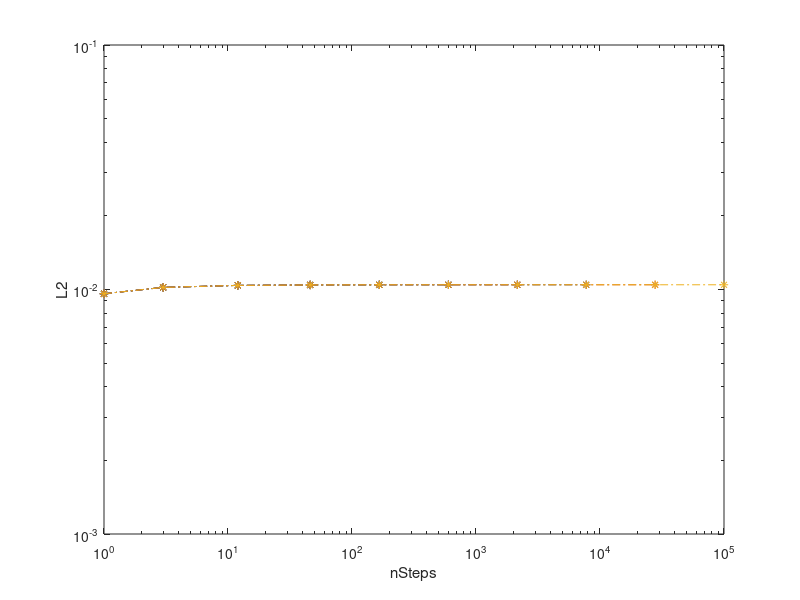
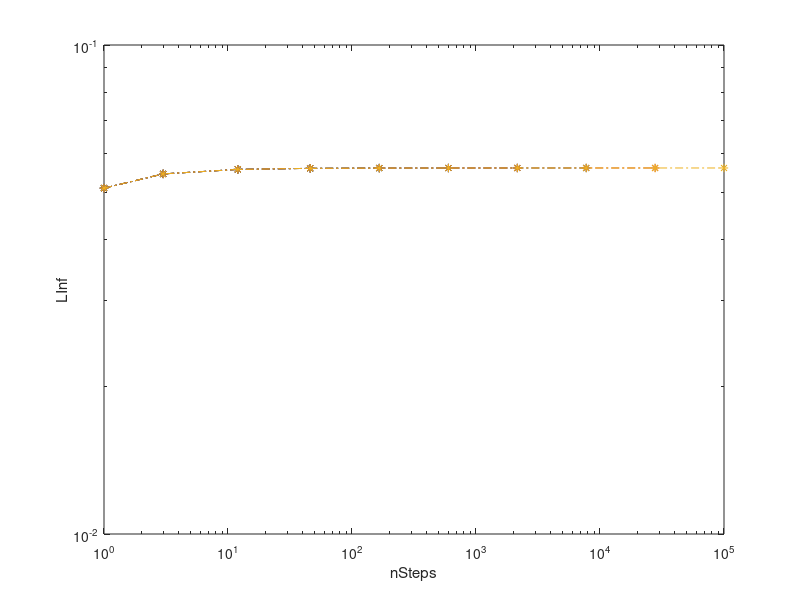
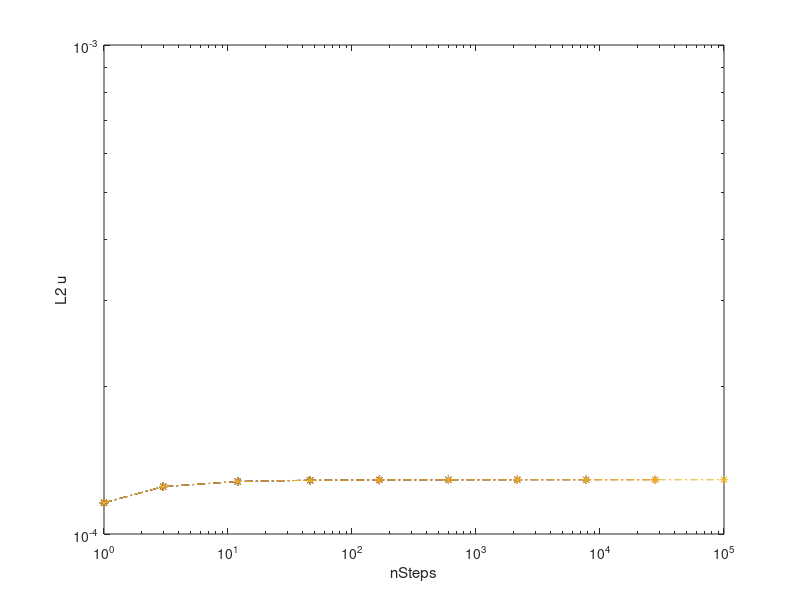
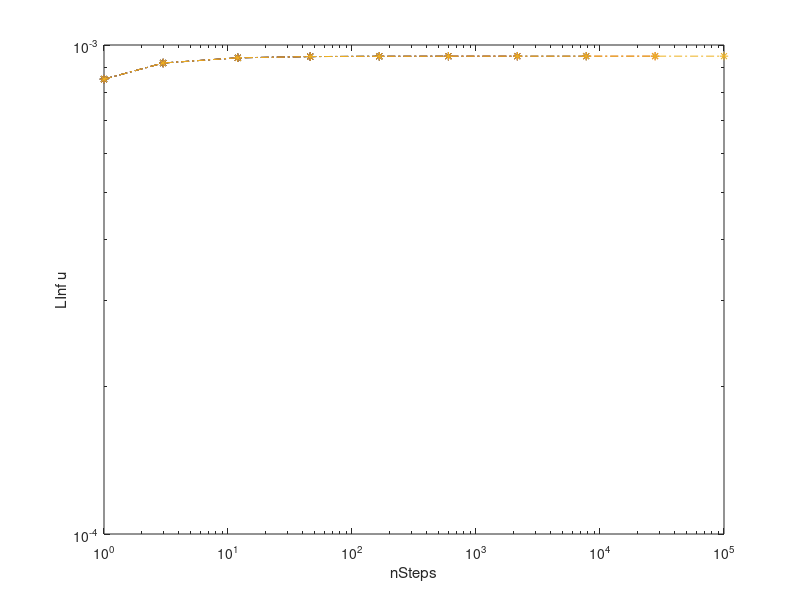

Recreate these plots in MATLAB, in order. (Note: this script raises an error after producing the figures.)
function []=OneDimensionalEqual()

nodes = linspace(0, 1, 25);


% dt = 0.01;
% nSteps = 200;


for i = 1:4
    figure(i);
    hold off;
end

M = 1;
k = 1;
for RKMethod = [-1, 1,2,3,4,5,6,7,8]
    
    
    TT = 1E-4;
    NSteps = 10.^linspace(0, 5, 10);
    NSteps = floor(NSteps);
    

    i = 1;
    for nSteps = NSteps
        dt = TT/nSteps;
        if ( RKMethod == -1)
            [L2(i), LInf(i), L2DISPL(i), LInfDISPL(i)] = CalculateProblemAndNormsImplicit(nodes, nSteps, dt, RKMethod, M, k);
        else
        [L2(i), LInf(i), L2DISPL(i), LInfDISPL(i)] = CalculateProblemAndNorms(nodes, nSteps, dt, RKMethod, M, k);
        end
        
        figure(1)
        loglog( NSteps(1:i), L2, '*-.')
        xlabel('nSteps')
        ylabel('L2');
        hold on
        
        figure(2)
        loglog( NSteps(1:i), LInf, '*-.')
        xlabel('nSteps')
        ylabel('LInf');
        hold on
        
        figure(3)
        loglog( NSteps(1:i), L2DISPL, '*-.')
        xlabel('nSteps')
        ylabel('L2 u');
        hold on
        
        figure(4)
        loglog( NSteps(1:i), LInfDISPL, '*-.')
        xlabel('nSteps')
        ylabel('LInf u');
        hold on
        i = i+1;
    end
    
    clear L2
    clear LInf
    clear L2DISPL
    clear LInfDISPL
end




function [L2, LInf, L2DISPL, LInfDISPL ] = CalculateProblemAndNormsImplicit(nodes, nSteps, dt, RKMethod, M, k)

% M = 1;


% M = 1e-3;
% k = 1;
dt = dt/(M*k);


substepping = false;
if ( RKMethod > 10)
    alfa = floor(RKMethod/10);
    substepping = true;
end


h = nodes(2)-nodes(1);



AlphaStab = 0;
if ( dt < h^2/M/k/6)
    AlphaStab = 2/M-12*k*dt/h^2;
end


[AMatrix, FFExt, X0] = ConstructMatrices(nodes, M, k, AlphaStab, dt);
B = inv(eye(size(AMatrix))-dt*AMatrix);
b = eig(B);
min(b)
max(b)
figure(900)
plot(sort((b)), 'r')
[AMatrixA] = ConstructMatrices(nodes, M, k, 0, dt);
figure(900)
B = inv(eye(size(AMatrix))-dt*AMatrixA);
hold on
b = eig(B);
plot(sort((b)), 'k')
ylim([-1.2, 1.2])
drawnow
hold off
drawnow
[X, NodalWaterPressure, NodalDisplacement] = IntegrateProblemImplicit(AMatrix, FFExt, X0, RKMethod, dt, nSteps);

[NWA, NDA] = IntegrateAnalytical(X0, AMatrixA, dt*nSteps);

[L2, LInf, L2DISPL, LInfDISPL ] = ComputeNorms( nodes, M*k*dt*nSteps, NodalWaterPressure, NodalDisplacement, NWA, NDA, M);

L2DISPL = L2DISPL*M;
LInfDISPL = LInfDISPL*M;

figure(101)
hold on
plot(nodes, NWA, 'k:')
hold off


figure(102)
hold on
plot(nodes, NDA, 'k:')
hold off





function [L2, LInf, L2DISPL, LInfDISPL ] = CalculateProblemAndNorms(nodes, nSteps, dt, RKMethod, M, k)

% M = 1;


% M = 1e-3;
% k = 1;
dt = dt/(M*k);


substepping = false;
if ( RKMethod > 10)
    alfa = floor(RKMethod/10);
    substepping = true;
end


h = nodes(2)-nodes(1);

AlphaStab = dt*(-3*h^2 + 6*M*k)/(M*h^2)
AlphaStab = 6*dt*k/h^2 + 3/M;

AlphaStab = 12*dt*k/h^2


AlphaStab = 12*dt*k/h^2*(1-exp(- (14*dt*k/h^2)^1.0 ));
% if (substepping)
%     dt2 = dt/alfa;
%     AlphaStab = dt2*(-3*h^2 + 10*M*k)/(M*h^2)
% end

AlphaStab = 12*dt*k/h^2*(1-1*exp(- (1400*dt*k/h^2)^1 ));
AlphaStab = 12*dt*k/h^2*(1-exp(- (1400*dt*k/h^2)^(2*RKMethod) ));

if (AlphaStab < 0)
    AlphaStab = 0;
end
AlphaStab



[AMatrix, FFExt, X0] = ConstructMatrices(nodes, M, k, AlphaStab, dt);
b = eig(eye(size(AMatrix))+dt*AMatrix);
min(b)
max(b)
figure(900)
plot(sort((b)), 'r')
[AMatrixA] = ConstructMatrices(nodes, M, k, 0, dt);
figure(900)
hold on
b = eig(eye(size(AMatrixA))+dt*AMatrixA);
plot(sort((b)), 'k')
ylim([-1.2, 1.2])
drawnow
hold off
drawnow
[X, NodalWaterPressure, NodalDisplacement] = IntegrateProblem(AMatrix, FFExt, X0, RKMethod, dt, nSteps);

[NWA, NDA] = IntegrateAnalytical(X0, AMatrixA, dt*nSteps);

[L2, LInf, L2DISPL, LInfDISPL ] = ComputeNorms( nodes, M*k*dt*nSteps, NodalWaterPressure, NodalDisplacement, NWA, NDA, M);

L2DISPL = L2DISPL*M;
LInfDISPL = LInfDISPL*M;

figure(101)
hold on
plot(nodes, NWA, 'k:')
hold off


figure(102)
hold on
plot(nodes, NDA, 'k:')
hold off



function [NodalWaterPressure, NodalDisplacement] = IntegrateAnalytical(X0, AMatrix, t)

[vectors, values] = eig(full(AMatrix), 'nobalance');
%[vectors, values] = eig(full(AMatrix));
x = 0*X0;

c = (vectors)\X0;

for i = 1:size(values, 1)
    x = x + c(i)*exp(values(i,i)*t)*vectors(:,i);
end
hola = 1;

max(abs(imag(x)));
x = real(x);

nNodes = length(X0)/2;
NodalWaterPressure = (zeros(nNodes, 1));
NodalDisplacement = (zeros(nNodes, 1));
for i = 1:nNodes
    NodalWaterPressure(i) = x(2*(i-1)+2);
    NodalDisplacement(i) = x(2*(i-1)+1);
    
end

function [X, NodalWaterPressure, NodalDisplacement] = IntegrateProblem( AMatrix, FFExt, X, RKMethod, dt, nSteps)

[aRK, bRK] = GetRungeKutta(RKMethod);

k = zeros( length(X), length(bRK));

for t = 1:nSteps
    for i = 1:length(bRK)
        Xstep = X;
        for j = 1:i-1
            Xstep = Xstep + dt * aRK(i,j) * k(:,j);
        end
        
        [k(:,i)] = (AMatrix*Xstep)+FFExt;
        
    end
    
    Xnew = X;
    for i = 1:length(bRK)
        Xnew = Xnew + dt*bRK(i)*k(:,i);
    end
    X = Xnew;
    
    FFExt = 0*FFExt;
end

nNodes = length(X)/2;
NodalWaterPressure = (zeros(nNodes, 1));
NodalDisplacement = (zeros(nNodes, 1));
for i = 1:nNodes
    NodalWaterPressure(i) = X(2*(i-1)+2);
    NodalDisplacement(i) = X(2*(i-1)+1);
    
end


function [X, NodalWaterPressure, NodalDisplacement] = IntegrateProblemImplicit( AMatrix, FFExt, X, RKMethod, dt, nSteps)

one = eye(size(AMatrix));
A = one - dt*AMatrix;

invA = inv(A);
for t = 1:nSteps
   X = invA*X;
end

nNodes = length(X)/2;
NodalWaterPressure = (zeros(nNodes, 1));
NodalDisplacement = (zeros(nNodes, 1));
for i = 1:nNodes
    NodalWaterPressure(i) = X(2*(i-1)+2);
    NodalDisplacement(i) = X(2*(i-1)+1);
    
end



function [L2, LInf, L2DISPL, LInfDISPL ] = ComputeNorms( XX, TT, NodalWaterPressure, NodalDisplacement, NWA, NDA, M)

nGP = 3;
[xGP, pwGP] = EvalConsolidationGP(XX, TT, nGP);
pwGP = interp1(XX, NWA, xGP);
L2 = EvaluateL2( XX, pwGP, NodalWaterPressure, nGP);

pw = EvalConsolidation(XX, TT);
LInf = max( abs(NodalWaterPressure - pw'));
LInf = max( abs(NodalWaterPressure - NWA));



[xGP, uuGP] = EvalConsolidationGPDISPL(XX, TT, nGP);
uuGP = interp1(XX, NDA, xGP);

L2DISPL = EvaluateL2( XX, uuGP, NodalDisplacement, nGP);

uu = EvalConsolidationDISPL(XX, TT);
uu = uu/M;
LInfDISPL = max( abs(NodalDisplacement - uu'));
LInfDISPL = max( abs(NodalDisplacement - NDA));

hola = 1;


figure(101)
plot(XX, pw, 'g', XX, NodalWaterPressure, 'r*')

figure(102)
plot(XX, uu, 'g', XX, NodalDisplacement, 'r*')

function [AMatrix, FFExt, X0] = ConstructMatrices(nodes, M, k, AlphaStab, dt)

nNodes = length(nodes);
CC = sparse(nNodes*2, nNodes*2);
KK = CC;
DeltaPW = -1;

for i = 1:nNodes-1
    h = nodes(i+1)-nodes(i);
    % ComputeElementalMatrix
    [Ke, Ce] = ComputeElemental(h, AlphaStab, M, k);
    
    % Ensamble Elemental Matrix
    CC( 2*(i-1) + [1:4], 2*(i-1) + [1:4]) = ...
        CC( 2*(i-1) + [1:4] , 2*(i-1) + [1:4]) + Ce;
    KK( 2*(i-1) + [1:4], 2*(i-1) + [1:4]) = ...
        KK( 2*(i-1) + [1:4] , 2*(i-1) + [1:4]) + Ke;
end

X0 = zeros(2*nNodes, 1);
for i = 1:nNodes
    X0(2*i) = 1;
end


% Apply dirichlet conditions
% ZeroWaterPressure
CC(2, :) = 0;
CC(2,2) = 1;
KK(2,:) = 0;



% Displacement
nn = 2*(nNodes -1)+1;
CC(nn, :) = 0;
CC(nn,nn) = 1;


%Right hand side (water pressure at dirichlet)
FFExt = (zeros(2*nNodes, 1));
FFExt(2) = DeltaPW/dt;

AMatrix = CC\KK;
AMatrix(2,:) = 0;

FFExt = 0*FFExt;
X0(2) = 0;


function [xx, pw] = EvaluateSolution(dtEval, MEval)

% plot analytical solution
xx = linspace(0,1,100);
pw = 0*xx;
TT = MEval * dtEval;
for i = 1:length(xx)
    for m = 0:400
        aux = pi/2*(2*m+1);
        pw(i) = pw(i) + 2/aux * sin( aux * xx(i)) * exp( - aux^2 * TT);
    end
end

function [Ke, Ce] = ComputeElemental(h, AlphaStab, M, k)

Ce =[  M/h, -M/h,               1/2,               1/2;
    -M/h,  M/h,              -1/2,              -1/2;
    -1/2,  1/2,  (AlphaStab*h)/12, -(AlphaStab*h)/12;
    -1/2,  1/2, -(AlphaStab*h)/12,  (AlphaStab*h)/12];

Ke = [ 0, 0,    0,    0;
    0, 0,    0,    0;
    0, 0,  k/h, -k/h;
    0, 0, -k/h,  k/h];

ind = [1,3,2,4];
Ce = Ce(ind,ind);
Ke = -Ke(ind,ind);




%%%% functions to evalute errors and so on...


function pw = EvalConsolidation(XX, TT)
pw = 0*XX;
for i = 1:size(XX,1)
    for j = 1:size(XX,2)
        for m = 0:100
            aux = pi/2*(2*m+1);
            term = 2/aux * sin( aux * XX(i,j)) * exp( - aux^2 * TT);
            pw(i,j) = pw(i,j)+term ;
        end
    end
end

function uu = EvalConsolidationDISPL(XX, TT)
uu = -(1-XX);
for i = 1:size(XX,1)
    for j = 1:size(XX,2)
        for m = 0:100
            z=XX(i,j);
            term = +(exp(-(TT*pi^2*(2*m + 1)^2)/4)*(8*sin(pi*m) + 8*cos((z*pi*(2*m + 1))/2)))/(pi^2*(2*m + 1)^2);
            uu(i,j) = uu(i,j)+term;
        end
    end
end
uu = -uu;
function [xPG, uuGP] = EvalConsolidationGPDISPL(XX, TT, nGP)

if ( nGP == 1)
    xPG = [];
    for i = 1:length(XX)-1
        xPG = [xPG; mean(XX(i:i+1))];
    end
elseif (nGP == 2)
    xPG=[];
    N = [0.5+1/2/sqrt(3), 0.5-1/2/sqrt(3);
        0.5-1/2/sqrt(3), 0.5+1/2/sqrt(3)];
    for i = 1:length(XX)-1
        xx = N*[XX(i); XX(i+1)];
        xPG = [xPG; xx'];
    end
elseif (nGP == 3)
    xPG=[];
    N = [0.5+1/2*sqrt(3/5), 0.5, 0.5-1/2*sqrt(3/5);
        0.5-1/2*sqrt(3/5), 0.5, 0.5+1/2*sqrt(3/5)]';
    for i = 1:length(XX)-1
        xx = N*[XX(i); XX(i+1)];
        xPG = [xPG; xx'];
    end
end

uuGP = EvalConsolidationDISPL(xPG, TT);

function [xPG, pwPG] = EvalConsolidationGP(XX, TT, nGP)

if ( nGP == 1)
    xPG = [];
    for i = 1:length(XX)-1
        xPG = [xPG; mean(XX(i:i+1))];
    end
elseif (nGP == 2)
    xPG=[];
    N = [0.5+1/2/sqrt(3), 0.5-1/2/sqrt(3);
        0.5-1/2/sqrt(3), 0.5+1/2/sqrt(3)];
    for i = 1:length(XX)-1
        xx = N*[XX(i); XX(i+1)];
        xPG = [xPG; xx'];
    end
elseif (nGP == 3)
    xPG=[];
    N = [0.5+1/2*sqrt(3/5), 0.5, 0.5-1/2*sqrt(3/5);
        0.5-1/2*sqrt(3/5), 0.5, 0.5+1/2*sqrt(3/5)]';
    for i = 1:length(XX)-1
        xx = N*[XX(i); XX(i+1)];
        xPG = [xPG; xx'];
    end
end


pwPG = EvalConsolidation(xPG, TT);

function subError = EvaluateL2( XX, pwGP, WPNodes, nGP)

subError = 0;

if ( nGP == 1)
    L = XX(2)-XX(1);
    w = L/2*2;
    for i = 1:length(XX)-1
        N = [0.5, 0.5];
        nodal = N*(WPNodes(i:i+1));
        subError = subError + (nodal-pwGP(i))^2*w;
    end
elseif (nGP == 2)
    N = [0.5+1/2/sqrt(3), 0.5-1/2/sqrt(3);
        0.5-1/2/sqrt(3), 0.5+1/2/sqrt(3)];
    L = XX(2)-XX(1);
    w = L/2;
    for i = 1:length(XX)-1
        nodal = N * [WPNodes(i:i+1)];
        pwLocal = pwGP(i,:);
        for a = 1:2
            subError = subError + (nodal(a) -pwLocal(a))^2 * w;
        end
    end
elseif (nGP == 3)
    N = [0.5+1/2*sqrt(3/5), 0.5, 0.5-1/2*sqrt(3/5);
        0.5-1/2*sqrt(3/5), 0.5, 0.5+1/2*sqrt(3/5)]';
    L = XX(2)-XX(1);
    w = L/2*[5/9, 8/9,5/9];
    for i = 1:length(XX)-1
        nodal = N * [WPNodes(i:i+1)];
        pwLocal = pwGP(i,:);
        for a = 1:3
            subError = subError + (nodal(a) -pwLocal(a))^2 * w(a);
        end
    end
end

subError = sqrt(subError);